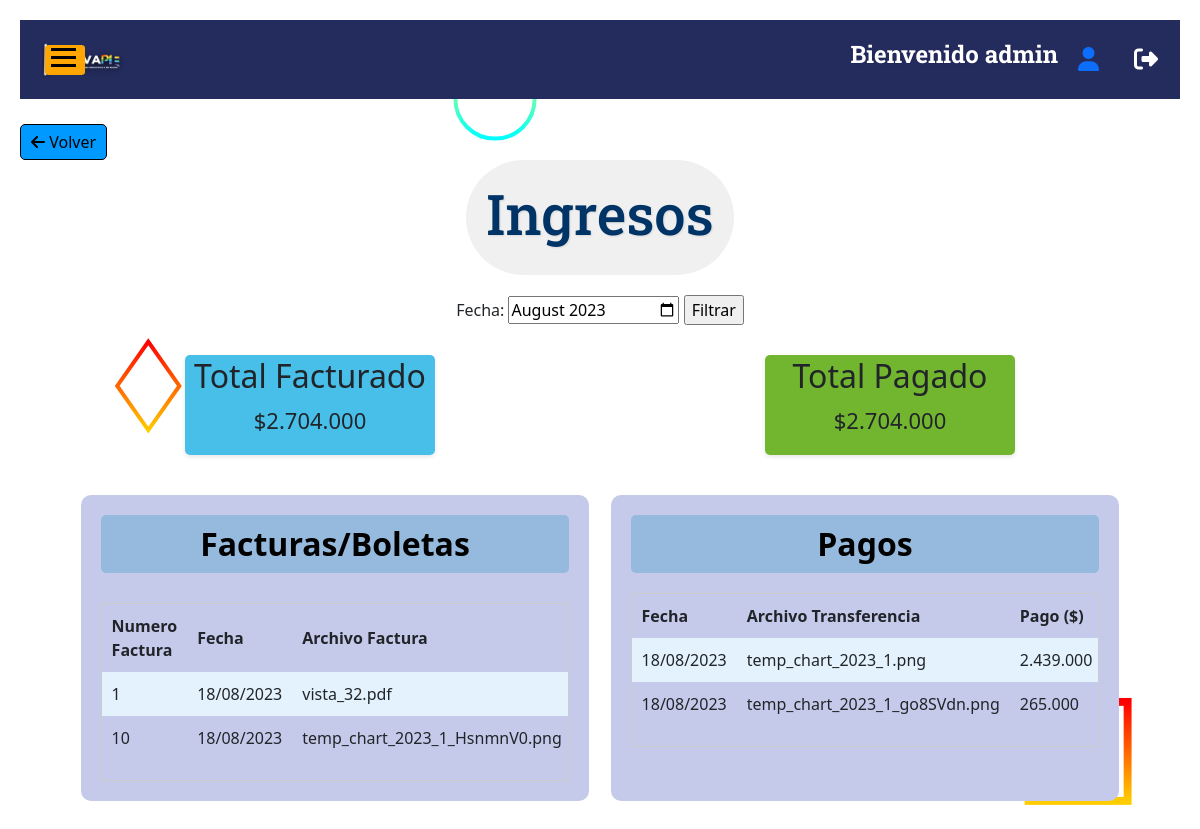
Page /ventas/ingresosf/ (signed in) on the committed database.
### index/models.py (models this page shows)
class Factura(models.Model):
    fecha = models.DateField()
    numero_factura = models.IntegerField()
    archivo = models.FileField()
    total = models.IntegerField()
    factura_enviada = models.BooleanField(default=False)
    venta = models.ForeignKey(Venta,on_delete=models.CASCADE)

class Pago(models.Model):
    fecha_hora = models.DateTimeField(auto_now_add=True)
    archivo = models.FileField()
    total = models.IntegerField()
    venta = models.ForeignKey(Venta,on_delete=models.CASCADE)

### venta/views.py (the view)
# urls.py: path('ingresosf/', views.ingreso2, name='ingresof'),
@login_required
@user_passes_test(lambda u: u.groups.filter(name='Administrador').exists())
def ingreso2(request):
    totalfacturas = 0
    totalpagos = 0
    ingresostotal = 0
    if request.method == 'POST':
        fecha_str = request.POST.get('fecha')
    else:
        fecha_str = datetime.now().strftime('%Y-%m')
    fecha = datetime.strptime(fecha_str, "%Y-%m")
    facturas = Factura.objects.filter(Q(fecha__year=fecha.year) & Q(fecha__month=fecha.month))
    pagos = Pago.objects.filter(Q(fecha_hora__year=fecha.year) & Q(fecha_hora__month=fecha.month))
    for f in facturas:
        totalfacturas += f.total
    for p in pagos:
        totalpagos += p.total
    ingresostotal = totalfacturas + totalpagos
    data = {
        "facturas" : facturas,
        "pagos" : pagos,
        "fecha_str" : fecha_str,
        "total_factura" : totalfacturas,
        "total_pago" : totalpagos,
        "total" : ingresostotal,
    }
    return render(request, "venta/ingresos2.html", data)

### index/templatetags/custom_filters.py (called while the page is built)
@register.filter(name='format_clp')
def format_clp(value):
    return "{:,}".format(value).replace(',', '.')

### venta/templates/venta/ingresos2.html (shortened to what this page needs)
{% extends "index/base.html" %}
{% load static %}
{% load custom_filters %}
{% block content %}
<head>
    <link rel="stylesheet" href="{% static 'index/css/styleingreso.css' %}">
</head>
<body>
    <a class="back-button" href="{% url 'venta'%}"><i class="fas fa-arrow-left"></i> Volver</a>
    <div class="title-container">
        <h1>Ingresos</h1>
    </div>
    <div class="monthpicker-container text-center">
        <form method="POST" action="{% url 'ingresof' %}">
            <label for="fecha">Fecha:</label>
            <input type="month" id="fecha" name="fecha" value="{{ fecha_str }}">
            <input type="submit" value="Filtrar">
        </form>
    </div>
    <div class="totals-container">
        <div class="recuadrox">
            <h2>Total Facturado</h2>
            <p>${{ total_factura|format_clp }}</p>
        </div>
        <div class="recuadrox" style="background-color: #72B62F;">
            <h2>Total Pagado</h2>
            <p>${{ total_pago|format_clp }}</p>
        </div>
    </div>
    <div class="flex-container">
        <div class="contenidoreg">
            <h2 class="form-register">Facturas/Boletas</h2>
                <div class="scrollable-table">
                    <table id="tabla-pagos" class="cliente-table">
                        <th class="cliente-column">Numero Factura</th>
                        <th class="cliente-column">Fecha</th>
                        <th class="cliente-column">Archivo Factura</th>
                    {% for factura in facturas %}
                    <tr class="cliente-row">
                      <td class="cliente-column">{{ factura.numero_factura }}</td>
                      <td class="cliente-column">{{ factura.fecha|date:"d/m/Y" }}</td>
                      <td class="cliente-column">{{ factura.archivo }}</td>
                    </tr>
                    {% endfor %}
                </table>
            </div>
            </div>
        <div class="contenidoreg">
            <h2 class="form-register">Pagos</h2>
            <div class="scrollable-table">
                <table id="tabla-pagos" class="cliente-table">
                        <th class="cliente-column">Fecha</th>
                        <th class="cliente-column">Archivo Transferencia</th>
                        <th class="cliente-column">Pago ($)</th>
                    {% for pago in pagos %}
                    <tr class="cliente-row">
                      <td class="cliente-column">{{ pago.fecha_hora|date:"d/m/Y" }}</td>
                        <td class="cliente-column">{{ pago.archivo }}</td>
                        <td class="cliente-column" id="pago-total">{{ pago.total|format_clp }}</td>
                    </tr>
                    {% endfor %}
                </table>
            </div>
            </div>
        </div>
</body>
{% endblock %}

### index/templates/index/base.html (shortened to what this page needs)
<!DOCTYPE html>
<html>
<head>
    {% load static %}
    <link rel="stylesheet" href="{% static 'index/css/bootstrap.min.css' %}">
    <link href="{% static 'index/css/styles.css' %}" rel="stylesheet">
</head>
<body>
    <div id="content" class="content">
        <header class="header">
            <div class="container">
                <div class="row align-items-center">
                    <div class="col-md-6">
                        <div class="logo">
                            <a title="InnovaPIE" href="{% url 'home' %}">
                                <img src="{% static 'index/img/main_logo.png' %}" alt="InnovaPIE" />
                            </a>
                        </div>
                    </div>
                    <div class="col-md-6">
                        <div class="header-info">
                            <h1 class="title">Bienvenido {{ user.username }}</h1>
                            <div class="user-icon">
                                <a href="{% url 'perfilusuario' %}" title="Perfil del usuario">
                                    <i class="fas fa-user"></i>
                                </a>
                            </div>
                            <div class="logout-icon">
                                <a href="{% url 'logout' %}" title="Cerrar sesión">
                                    <i class="fas fa-sign-out-alt"></i>
                                </a>
                            </div>
                        </div>
                    </div>
                </div>
            </div>
        </header>
        {% block content %}
        {% endblock %}
    </div>
    <button id="toggle-button" class="toggle-button" onclick="toggleNavbar()">
        <span></span>
        <span></span>
        <span></span>
    </button>
</body>
</html>

### index/static/index/css/styles.css (style rules this page uses)
.header { background-color: #242c5e; padding: 20px 0; }
.logo img { width: 100px; height: auto; }
.title { color: #fff; font-size: 24px; font-weight: bold; margin-bottom: 10px; }
body { overflow-x: hidden; }
.content { padding: 20px; transition: margin-left 0.3s ease; }
.toggle-button { position: fixed; top: 45px; left: 45px; z-index: 200; width: 40px; height: 30px; background-color: rgb(255, 166, 0);; border: none; border-radius: 10%; cursor: pointer; }
.toggle-button span { display: block; width: 25px; height: 3px; background-color: #000000; margin-bottom: 5px; transition: background-color 0.3s ease; }
.logout-icon { margin-left: 15px; font-size: 24px; }
.logout-icon a { color: #fff; }

### index/static/index/css/styleingreso.css (style rules this page uses)
body { background-color: linear-gradient(to right, #ffffff, #aaabb1 ,#b6b7c4); background-attachment: fixed; background-size: cover; padding-bottom: 50px; }
.title-container { display: flex; justify-content: center; align-items: center; height: auto; width: fit-content; padding: 20px; margin: auto; background-color: #F0F0F0; border-radius: 500px; }
h1 { font-family: 'Roboto Slab', serif; font-size: 3.5em; color: #003366; text-align: center; text-shadow: 1px 1px 2px rgba(0, 0, 0, 0.1); }
.flex-container { display: flex; justify-content: space-between; padding: 0 50px; }
.contenidoreg { width: 48%; max-width: 2000px; margin: 20px auto; background-color: #c5caeb; border-radius: 10px; padding: 20px; }
.form-register { text-align: center; color: #020101; background-color: #95badd; padding: 10px; font-weight: bold; border-radius: 5px; margin-bottom: 20px; }
.cliente-table { width: 100%; border-collapse: collapse; margin-bottom: 20px; }
.cliente-column { padding: 10px; }
.cliente-row:nth-child(even) { background-color: #e3f2fd; }
.monthpicker-container { display: flex; justify-content: center; align-items: center; flex-direction: column; margin: 20px 0; }
.title-container { margin-top: 0px; }
.scrollable-table { overflow-y: auto; max-height: 300px; border: 1px solid #ccc; }
.back-button { display: inline-block; margin-right: 10px; padding: 5px 10px; background-color: #0099ff; color: #000000; border: 1px solid #000000; border-radius: 5px; text-decoration: none; font-size: 16px; transition: background-color 0.3s ease; margin-top: 25px; }

### index/templates/index/base.html (style rules this page uses)
.header-info { display: flex; align-items: center; justify-content: flex-end; gap: 20px; }
.user-icon { font-size: 24px; }

### venta/templates/venta/ingresos2.html (style rules this page uses)
.totals-container { display: flex; justify-content: space-around; margin-bottom: 20px; }
.recuadrox { display: flex; flex-direction: column; align-items: center; justify-content: center; width: 250px; height: 100px; border-radius: 5px; background-color: #47BFE9; box-shadow: 0 2px 4px rgba(0, 0, 0, 0.1); margin-top: 10px; margin-right: 110px; margin-left: 110px; }
.recuadrox p { font-size: 22px; }

### rows in the picture
Factura: numero_factura "1", fecha "18/08/2023", archivo "vista_32.pdf"
Factura: numero_factura "10", fecha "18/08/2023", archivo "temp_chart_2023_1_HsnmnV0.png"
Pago: fecha_hora "18/08/2023", archivo "temp_chart_2023_1.png", total "2.439.000"
Pago: fecha_hora "18/08/2023", archivo "temp_chart_2023_1_go8SVdn.png", total "265.000"

### other values in the picture
{{ user.username }} "admin"
{{ total_factura|format_clp }} "2.704.000"
{{ total_pago|format_clp }} "2.704.000"
